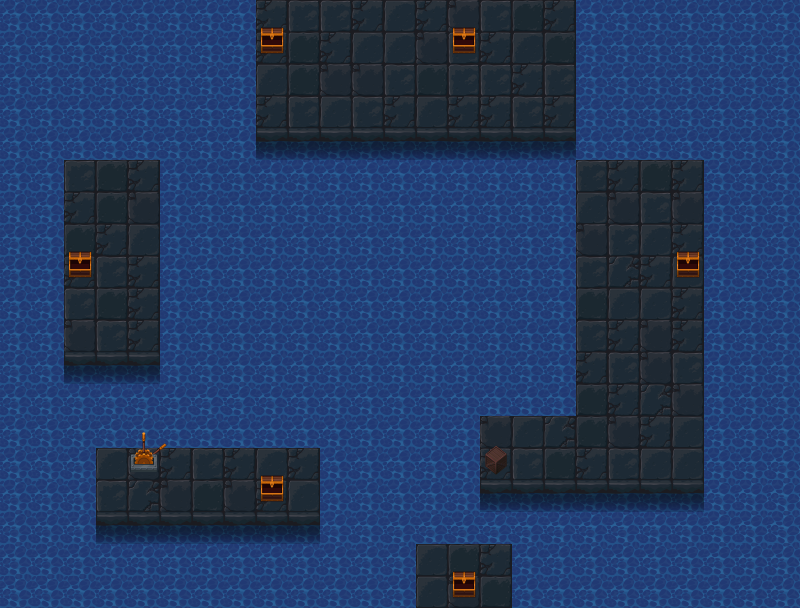

Tiled map render using the project's own tile images. Description and the map definition, with tile-layer contents summarised, below:
An orthogonal 25x19 tile map with 32x32 px tiles, 4 tile layers (bg, floor object 1, switchoff, switchon) and 38 objects (13x water, 8x collision, 3x block, 2x slingshot, opensw, ...).

<map version="1.0" tiledversion="1.1.4" orientation="orthogonal" renderorder="right-down" width="25" height="19" tilewidth="32" tileheight="32" infinite="0" nextobjectid="44">
 <tileset firstgid="1" name="tiles" tilewidth="32" tileheight="32" tilecount="240" columns="10">
  <image source="tiles.png" width="320" height="768" />
 </tileset>
 <layer name="bg" width="25" height="19">
  <properties>
   <property name="bg" value="0" />
   <property name="tileset" value="tiles" />
  </properties>
  <data>[475 cells, 475 non-empty, 17 distinct tile ids]</data>
 </layer>
 <layer name="floor object 1" width="25" height="19">
  <properties>
   <property name="bg" value="0" />
   <property name="tileset" value="tiles" />
  </properties>
  <data>[475 cells, 14 non-empty, 4 distinct tile ids]</data>
 </layer>
 <layer name="switchoff" width="25" height="19">
  <properties>
   <property name="switchoff" value="2" />
   <property name="tileset" value="tiles" />
  </properties>
  <data>[475 cells, 4 non-empty, 4 distinct tile ids]</data>
 </layer>
 <layer name="switchon" width="25" height="19">
  <properties>
   <property name="switchon" value="2" />
   <property name="tileset" value="tiles" />
  </properties>
  <data>[475 cells, 2 non-empty, 2 distinct tile ids]</data>
 </layer>
 <objectgroup name="open switch" visible="0">
  <object id="27" type="opensw" x="107.521" y="449.224" width="70.1517" height="50.1849" />
 </objectgroup>
 <objectgroup name="collision" visible="0">
  <object id="6" type="collision" x="452.853" y="28.1695" width="21.4181" height="18.0486" />
  <object id="7" type="collision" x="261.526" y="29.309" width="21.4181" height="16.909" />
  <object id="8" type="collision" x="260.399" y="472.907" width="23.6788" height="21.4549" />
  <object id="9" type="collision" x="485.853" y="444.578" width="20.2908" height="44.1106" />
  <object id="23" type="collision" x="66.6304" y="249.506" width="23.9174" height="20.6838" />
  <object id="25" type="collision" x="677.478" y="252.789" width="21.9005" height="19.4671" />
  <object id="26" type="collision" x="131.439" y="441.891" width="29.2006" height="33.1333" />
  <object id="37" type="collision" x="450.035" y="567.206" width="27.1657" height="40.7665" />
 </objectgroup>
 <objectgroup name="button">
  <properties>
   <property name="button" value="1" />
  </properties>
  <object id="10" name="2.1" type="button" x="439.457" y="20.2908" width="48.4726" height="39.4544" />
  <object id="11" name="1.1" x="246.872" y="20.2908" width="54.1089" height="43.9635" />
  <object id="12" name="1.2" x="245.739" y="465.041" width="54.1089" height="43.9635" />
  <object id="13" name="2.2" x="437.209" y="560.253" width="41.2713" height="43.9635" />
  <object id="22" name="3.1" x="52.6913" y="242.586" width="50.8634" height="43.5005" />
  <object id="24" name="3.2" x="662.97" y="243.255" width="38.8408" height="47.451" />
 </objectgroup>
 <objectgroup name="player" visible="0">
  <object id="14" name="princess" type="player" x="109.431" y="329.599" width="13.5027" height="12.3754">
   <ellipse />
  </object>
 </objectgroup>
 <objectgroup name="water" visible="0">
  <object id="1" type="water" x="177.269" y="154.334" width="381.597" height="213.993" />
  <object id="28" type="water" x="590.1" y="9.05524" width="200.724" height="135.829" />
  <object id="29" type="water" x="17.5731" y="9.16222" width="218.311" height="136.479" />
  <object id="30" type="water" x="11.3101" y="148.694" width="37.9743" height="224.711" />
  <object id="31" type="water" x="333.535" y="437.247" width="67.115" height="166.436" />
  <object id="32" type="water" x="511.943" y="504.791" width="284.918" height="101.91" />
  <object id="33" type="water" x="463.75" y="377.486" width="94.9984" height="22.668" />
  <object id="34" type="water" x="76.8621" y="376.842" width="388.302" height="53.2339" />
  <object id="35" type="water" x="721.033" y="146.356" width="73.9511" height="357.689" />
  <object id="38" type="water" x="400.091" y="502.097" width="107.673" height="27.2016" />
  <object id="39" type="water" x="13.6008" y="375.156" width="64.6039" height="223.28" />
  <object id="40" type="water" x="78.2047" y="566.701" width="256.149" height="35.1354" />
  <object id="43" type="water" x="397.824" y="426.159" width="66.8707" height="72.5377" />
 </objectgroup>
 <objectgroup name="item" visible="0">
  <properties>
   <property name="item" value="0" />
  </properties>
  <object id="16" name="slingshot" type="slingshot" x="99.6535" y="185.387" width="18.0363" height="19.1636">
   <properties>
    <property name="from" value="slingshot" />
   </properties>
  </object>
 </objectgroup>
 <objectgroup name="itemchoose" visible="0">
  <properties>
   <property name="itemchoose" value="0" />
  </properties>
  <object id="17" name="slingshot" x="87.2412" y="167.339" width="43.9635" height="51.8544" />
 </objectgroup>
 <objectgroup name="waterfront" visible="0">
  <object id="42" type="waterfront" x="190.411" y="449.827" width="387.623" height="2.2668" />
 </objectgroup>
 <objectgroup name="waterback" visible="0">
  <object id="3" type="waterback" x="128.509" y="128.509" width="543.343" height="3.38181" />
 </objectgroup>
 <objectgroup name="waterright" visible="0">
  <object id="20" type="waterright" x="576.225" y="141.436" width="4.86677" height="351.624" />
 </objectgroup>
 <objectgroup name="waterleft" visible="0">
  <object id="19" type="waterleft" x="157.755" y="99.5842" width="3.65008" height="351.624" />
 </objectgroup>
 <objectgroup name="block" visible="0">
  <properties>
   <property name="block" value="1" />
  </properties>
  <object id="4" name="1" type="block" x="255.89" y="420.054" width="31.5635" height="28.1817" />
  <object id="5" name="2" type="block" x="447.347" y="126.496" width="31.5635" height="28.1817" />
  <object id="18" name="3" type="block" x="549.066" y="256.811" width="27.9839" height="26.7672" />
 </objectgroup>
</map>
